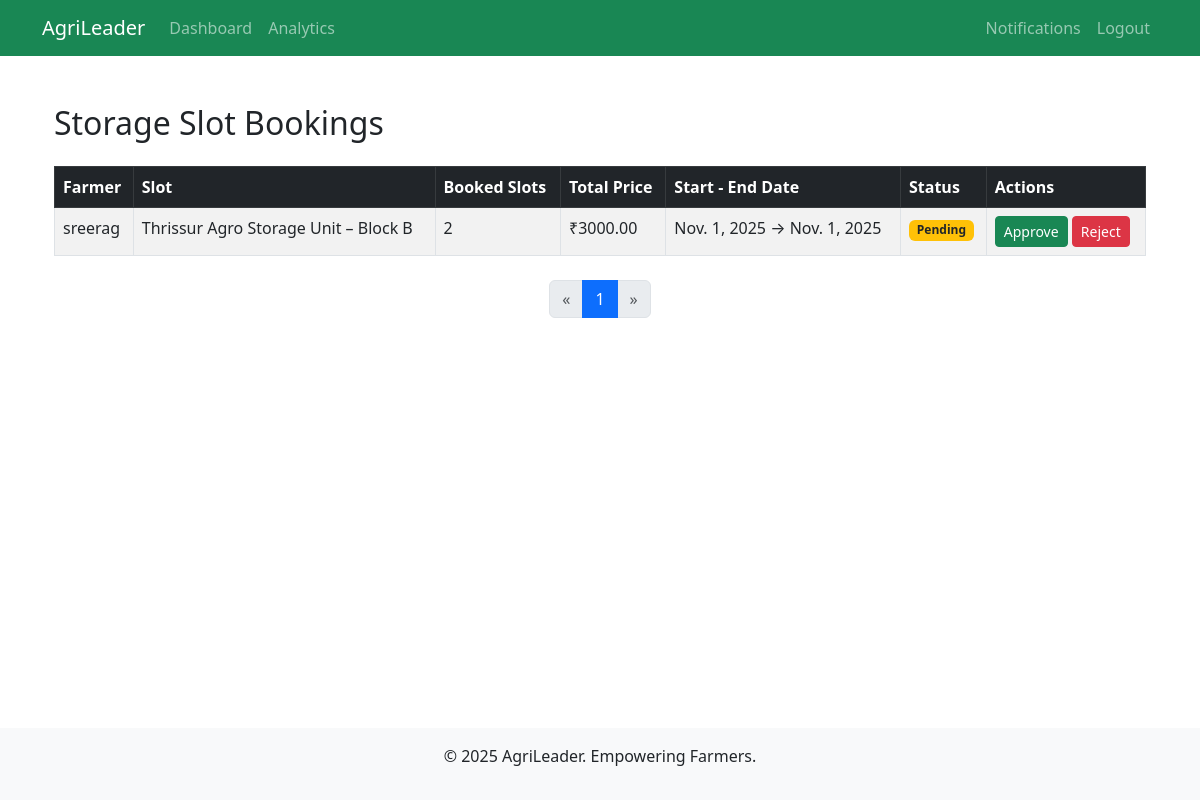
/adminpanel/storage-bookings/ (signed in), run on an earlier commit of the app's database.
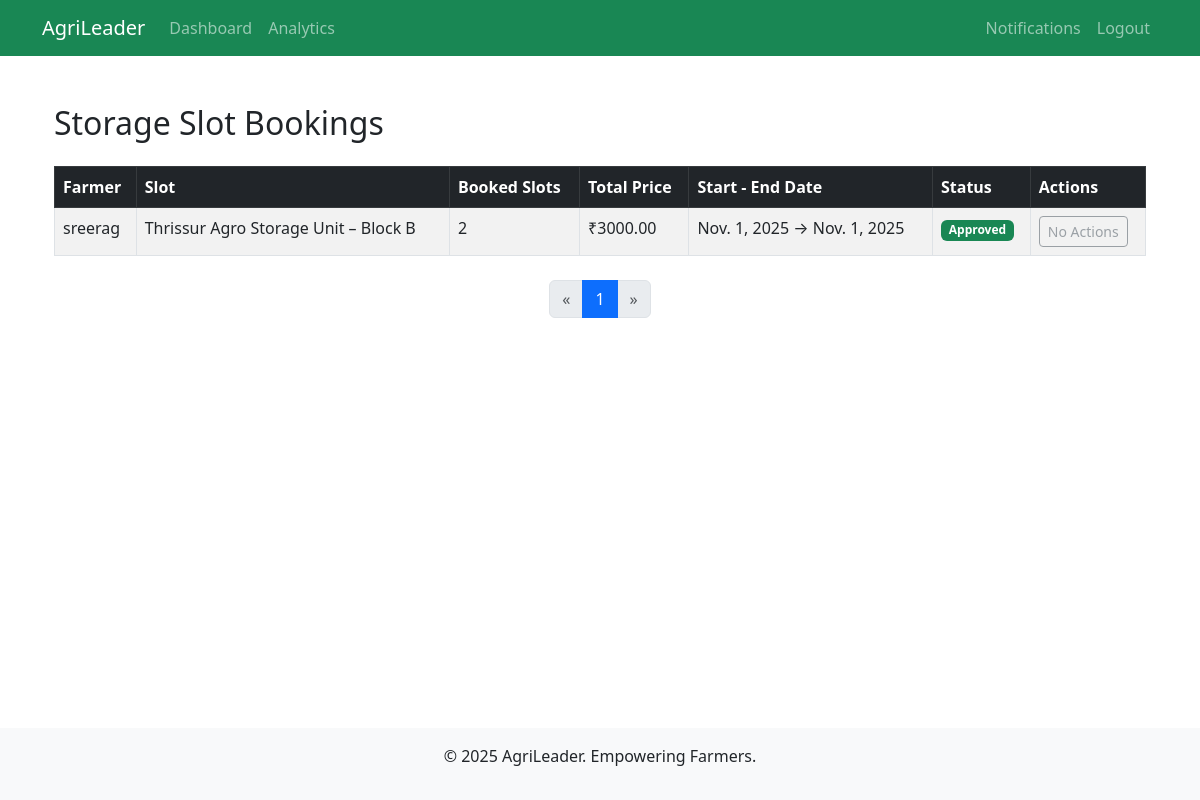
And on a later commit of the database.
### farmer/models.py (models this page shows, shortened)
class StorageBooking(models.Model):
    user = models.ForeignKey(CustomUser, on_delete=models.CASCADE, limit_choices_to={'role': 'farmer'})
    slot = models.ForeignKey(StorageSlot, on_delete=models.CASCADE)
    booked_slots = models.PositiveIntegerField(validators=[MinValueValidator(1)])
    start_date = models.DateField()
    end_date = models.DateField()
    total_price = models.DecimalField(max_digits=10, decimal_places=2)
    status = models.CharField(max_length=20, choices=[('pending', 'Pending'), ('approved', 'Approved'), ('rejected', 'Rejected'), ('completed', 'Completed')], default='pending')
    booked_at = models.DateTimeField(auto_now_add=True)
    approved_by = models.ForeignKey(CustomUser, on_delete=models.SET_NULL, null=True, blank=True, limit_choices_to={'role': 'admin'}, related_name='approved_storage_bookings')
    class Meta:
        constraints = [
            models.CheckConstraint(check=models.Q(start_date__lte=models.F('end_date')), name='storage_valid_dates'),
        ]

### accounts/models.py (models this page shows, shortened)
class CustomUser(AbstractUser):
    ROLE_CHOICES = [
        ('farmer', 'Farmer'),
        ('buyer', 'Buyer'),
    ]
    email = models.EmailField(unique=True, blank=False, null=False)  # 👈 make email required and unique
    first_name = models.CharField(max_length=150, blank=False, null=False)  # 👈 required
    last_name = models.CharField(max_length=150, blank=False, null=False)   # 👈 required
    role = models.CharField(max_length=10, choices=ROLE_CHOICES, default='farmer')
    mobile = models.CharField(
        max_length=10,
        validators=[RegexValidator(r'^[6-9]\d{9}$', 'Enter a valid 10-digit mobile number starting with 6, 7, 8, or 9.')],
        help_text='10 digits starting with 6-9'
    )
    address = models.TextField()
    profile_picture = models.ImageField(upload_to='profiles/', blank=True, null=True)
    buyer_type = models.CharField(
        max_length=20,
        choices=[('wholesaler', 'Wholesaler'), ('retailer', 'Retailer')],
        blank=True,
        null=True
    )
    is_approved = models.BooleanField(default=False)
    objects = CustomUserManager()

### adminpanel/models.py (models this page shows, shortened)
class StorageSlot(models.Model):
    name = models.CharField(max_length=100)
    location = models.CharField(max_length=200)
    capacity_tons = models.PositiveIntegerField()
    available_slots = models.PositiveIntegerField(default=0, validators=[MinValueValidator(0)])
    price_per_slot = models.DecimalField(max_digits=10, decimal_places=2, validators=[MinValueValidator(0)])
    slot_type = models.CharField(max_length=20, choices=[('warehouse', 'Warehouse'), ('cold_storage', 'Cold Storage')])
    is_active = models.BooleanField(default=True)
    created_by = models.ForeignKey(CustomUser, on_delete=models.SET_NULL, null=True, limit_choices_to={'role': 'admin'})
    created_at = models.DateTimeField(auto_now_add=True)

### adminpanel/views.py (the view)
    def wrapper(request, *args, **kwargs):
        if not request.user.is_authenticated or request.user.role != 'admin':
            messages.warning(request, 'No permission to access this page.')
            return redirect('accounts:home')
        return view_func(request, *args, **kwargs)

### adminpanel/views.py (called while the page is built)
def admin_required(view_func):
    def wrapper(request, *args, **kwargs):
        if not request.user.is_authenticated or request.user.role != 'admin':
            messages.warning(request, 'No permission to access this page.')
            return redirect('accounts:home')
        return view_func(request, *args, **kwargs)
    return wrapper

@login_required
@admin_required
def storage_bookings(request):
    bookings_qs = StorageBooking.objects.all().order_by('-booked_at')
    page_obj, bookings = paginate_queryset(request, bookings_qs)
    return render(
        request,
        'adminpanel/storage_bookings.html',
        {'bookings': bookings, 'page_obj': page_obj}
    )

### utils/pagination.py (called while the page is built)
def paginate_queryset(request, queryset):
    paginator = Paginator(queryset, DEFAULT_PER_PAGE)
    page_number = request.GET.get('page')
    try:
        page_obj = paginator.page(page_number)
    except PageNotAnInteger:
        page_obj = paginator.page(1)
    except EmptyPage:
        page_obj = paginator.page(paginator.num_pages)
    return page_obj, page_obj.object_list

### adminpanel/templates/adminpanel/storage_bookings.html (shortened to what this page needs)
{% extends "accounts/base.html" %}
{% load static %}
{% block content %}
<div class="container mt-4">
    <h2 class="mb-4">Storage Slot Bookings</h2>
    {% if bookings %}
        <table class="table table-bordered table-striped">
            <thead class="table-dark">
                <tr>
                    <th>Farmer</th>
                    <th>Slot</th>
                    <th>Booked Slots</th>
                    <th>Total Price</th>
                    <th>Start - End Date</th>
                    <th>Status</th>
                    <th>Actions</th>
                </tr>
            </thead>
            <tbody>
                {% for booking in bookings %}
                <tr>
                    <td>{{ booking.user.username }}</td>
                    <td>{{ booking.slot.name }}</td>
                    <td>{{ booking.booked_slots }}</td>
                    <td>₹{{ booking.total_price }}</td>
                    <td>{{ booking.start_date }} → {{ booking.end_date }}</td>
                    <td>
                        {% if booking.status == "pending" %}
                            <span class="badge bg-warning text-dark">{{ booking.status|title }}</span>
                        {% elif booking.status == "approved" %}
                            <span class="badge bg-success">{{ booking.status|title }}</span>
                        {% elif booking.status == "rejected" %}
                            <span class="badge bg-danger">{{ booking.status|title }}</span>
                        {% else %}
                            <span class="badge bg-secondary">{{ booking.status|title }}</span>
                        {% endif %}
                    </td>
                    <td>
                        {% if booking.status == "pending" %}
                            <a href="{% url 'adminpanel:approve_storage_booking' booking.id %}"
                               class="btn btn-sm btn-success"
                               onclick="return confirm('Are you sure you want to approve this booking?');">
                               Approve
                            </a>
                            <a href="{% url 'adminpanel:reject_storage_booking' booking.id %}"
                               class="btn btn-sm btn-danger"
                               onclick="return confirm('Are you sure you want to reject this booking?');">
                               Reject
                            </a>
                        {% else %}
                            <button class="btn btn-sm btn-outline-secondary" disabled>No Actions</button>
                        {% endif %}
                    </td>
                </tr>
                {% endfor %}
            </tbody>
        </table>
        {% include 'partials/pagination.html' %}
    {% else %}
        <div class="alert alert-info">No bookings found.</div>
    {% endif %}
</div>
{% endblock %}

What changed in the data, as far as the page shows it:
changed StorageBooking "sreerag": status "Pending" → "Approved"; status "Approve Reject" → "No Actions"
